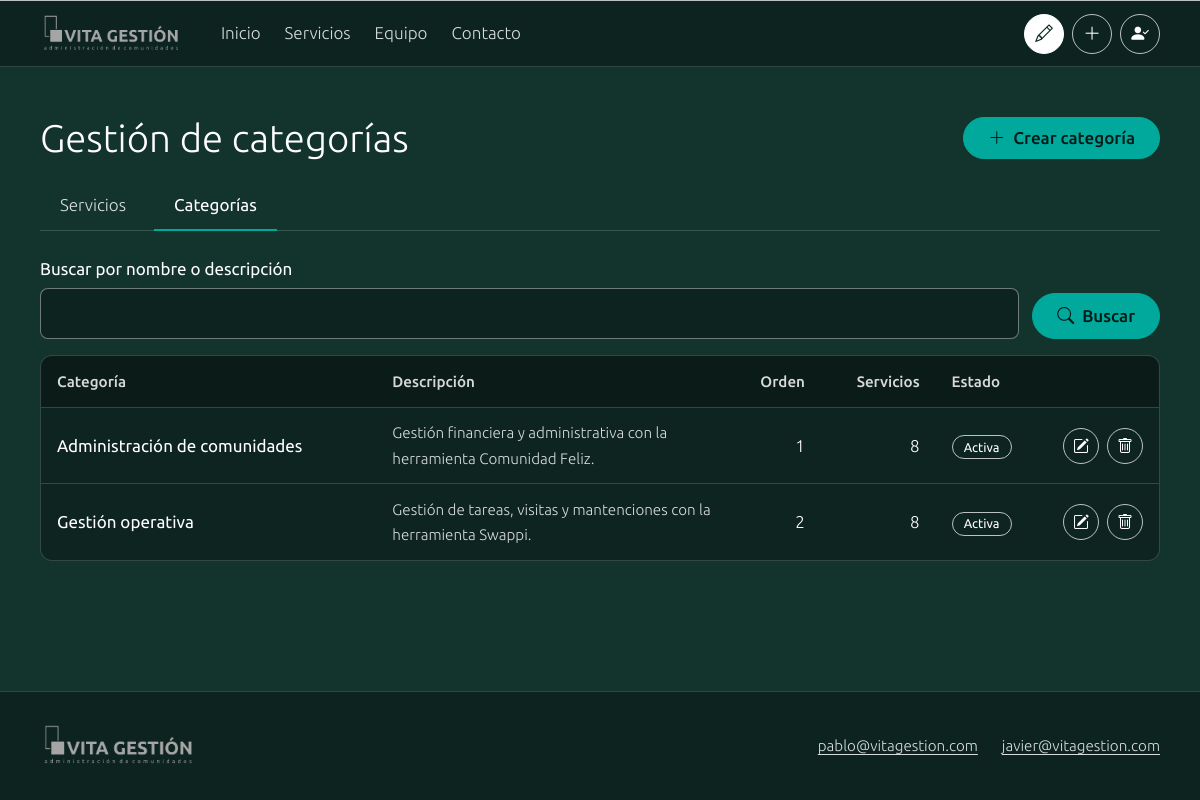
The page /panel/categorias/ (signed in) on the database its author committed.
### servicios/models.py (models this page shows, shortened)
class Categoria(models.Model):
    nombre = models.CharField('nombre', max_length=100, unique=True)
    descripcion = models.TextField('descripción', max_length=500)
    orden = models.PositiveIntegerField('orden', default=0)
    activa = models.BooleanField('activa', default=True)
    class Meta:
        verbose_name = 'categoría'
        verbose_name_plural = 'categorías'
        ordering = ['orden', 'nombre']

### servicios/views.py (the view)
# urls.py: path('panel/categorias/', views.CategoriaListaView.as_view(), name='panel_categorias'),
class CategoriaListaView(PanelMixin, ListView):
    permission_required = 'servicios.view_categoria'
    template_name = 'servicios/panel_categorias.html'
    context_object_name = 'categorias'
    seccion = 'categorias'
    def get_queryset(self):
        queryset = Categoria.objects.annotate(num_servicios=Count('servicios'))
        return buscar(queryset, self.request.GET.get('q', ''), textos_categoria)
    def get_context_data(self, **kwargs):
        contexto = super().get_context_data(**kwargs)
        contexto['q'] = self.request.GET.get('q', '').strip()
        return contexto

### servicios/views.py (called while the page is built, shortened)
def normalizar(texto):
    descompuesto = unicodedata.normalize('NFD', texto or '')
    sin_tildes = ''.join(c for c in descompuesto if unicodedata.category(c) != 'Mn')
    return sin_tildes.casefold()

def buscar(queryset, texto, textos_de):
    consulta = normalizar(texto.strip())
    if not consulta:
        return queryset

    def get_context_data(self, **kwargs):
        contexto = super().get_context_data(**kwargs)
        contexto['seccion'] = self.seccion
        return contexto

### templates/servicios/panel_categorias.html (shortened to what this page needs)
{% extends 'base.html' %}
{% block contenido %}
<div class="contenedor panel">
  <div class="panel-titulo">
    <h1>Gestión de categorías</h1>
    {% if perms.servicios.add_categoria %}
    <a class="btn btn-primario" href="{% url 'servicios:categoria_crear' %}">
      <i class="bi bi-plus-lg" aria-hidden="true"></i> Crear categoría
    </a>
    {% endif %}
  </div>
  {% include 'servicios/_pestanas.html' %}
  <form class="buscador" method="get" role="search">
    <div class="campo-grupo crece">
      <label for="q">Buscar por nombre o descripción</label>
      <input type="search" id="q" name="q" value="{{ q }}">
    </div>
    <button type="submit" class="btn btn-primario"><i class="bi bi-search" aria-hidden="true"></i> Buscar</button>
  </form>
  {% if categorias %}
  <div class="tabla-scroll">
    <table class="tabla">
      <thead>
        <tr>
          <th scope="col">Categoría</th>
          <th scope="col">Descripción</th>
          <th scope="col" class="num">Orden</th>
          <th scope="col" class="num">Servicios</th>
          <th scope="col">Estado</th>
          <th scope="col" class="col-acciones"><span class="visualmente-oculto">Acciones</span></th>
        </tr>
      </thead>
      <tbody>
        {% for categoria in categorias %}
        <tr>
          <th scope="row">{{ categoria.nombre }}</th>
          <td class="descripcion">{{ categoria.descripcion }}</td>
          <td class="num">{{ categoria.orden }}</td>
          <td class="num">{{ categoria.num_servicios }}</td>
          <td>{% if categoria.activa %}<span class="etiqueta">Activa</span>{% else %}<span class="etiqueta inactivo">Inactiva</span>{% endif %}</td>
          <td class="col-acciones">
            <div class="acciones-fila">
              {% if perms.servicios.change_categoria %}
              <a class="btn-icono" href="{% url 'servicios:categoria_editar' categoria.pk %}"
                 aria-label="Editar la categoría {{ categoria.nombre }}" title="Editar">
                <i class="bi bi-pencil-square" aria-hidden="true"></i>
              </a>
              {% endif %}
              {% if perms.servicios.delete_categoria %}
              <a class="btn-icono peligro" href="{% url 'servicios:categoria_eliminar' categoria.pk %}"
                 aria-label="Eliminar la categoría {{ categoria.nombre }}" title="Eliminar">
                <i class="bi bi-trash" aria-hidden="true"></i>
              </a>
              {% endif %}
            </div>
          </td>
        </tr>
        {% endfor %}
      </tbody>
    </table>
  </div>
  {% endif %}
</div>
{% endblock %}

### static/css/vita.css (style rules this page uses)
:root { --fondo: #13332d; --fondo-profundo: #0c231f; --teal: #01a99c; --teal-claro: #5fe3d6; --verde-medio: #007f76; --verde-oscuro: #01534d; --verde-casi-negro: #002a28; --gris-logo: #a0a0a0; --texto: #ffffff; --texto-suave: rgba(255, 255, 255, .84); --linea: rgba(255, 255, 255, .72); --linea-suave: rgba(255, 255, 255, .16); --superficie: rgba(0, 0, 0, .28); --peligro: #ffb4ab; --peligro-fondo: #8c1d18; --degradado-portada: linear-gradient(90deg, #01a99c 0%, #00988c 10%, #007f76 25%, #01534d 50%, #002a28 75%, #011110 90%, #000 100%); --degradado-contenido: linear-gradient(90deg, #000 0%, #011110 14%, #002a28 38%, #01534d 62%, #007f76 82%, #01a99c 100%); --margen: clamp(1rem, 4vw, 2rem); --ancho: 1120px; --radio: 12px; --slot: 48px; --despl: var(--slot); }
body.con-crear { --despl: calc(var(--slot) * 2); }
*, *::before, *::after { box-sizing: border-box; }
html { scroll-behavior: smooth; -webkit-text-size-adjust: 100%; }
body { margin: 0; min-height: 100vh; display: flex; flex-direction: column; background: var(--fondo); color: var(--texto); font-family: "Ubuntu", system-ui, -apple-system, "Segoe UI", Roboto, sans-serif; font-weight: 300; font-size: 1.0625rem; line-height: 1.65; }
a { color: var(--teal-claro); text-underline-offset: .2em; }
h1, h2, h3 { margin: 0 0 .6em; line-height: 1.2; font-weight: 300; }
h1 { font-size: clamp(2rem, 4.6vw, 3.4rem); }
.contenedor { width: min(var(--ancho), 100% - 2 * var(--margen)); margin-inline: auto; }
.btn { display: inline-flex; align-items: center; justify-content: center; gap: .5rem; padding: .6rem 1.5rem; border: 1px solid var(--linea); border-radius: 999px; background: transparent; color: #fff; font: inherit; font-weight: 400; line-height: 1.2; text-decoration: none; cursor: pointer; transition: background-color .15s, color .15s, border-color .15s; }
.btn-primario { background: var(--teal); border-color: var(--teal); color: #001a17; font-weight: 500; }
.btn-icono { display: inline-flex; align-items: center; justify-content: center; width: 40px; height: 40px; flex: none; border: 1px solid var(--linea); border-radius: 50%; background: transparent; color: #fff; font-size: 1.1rem; line-height: 1; text-decoration: none; cursor: pointer; transition: background-color .15s, color .15s, border-color .15s; }
.buscador { display: flex; flex-wrap: wrap; align-items: flex-end; gap: .85rem; margin: 1.5rem 0 1rem; }
.buscador .btn { min-height: 2.9rem; }
.buscador .campo-grupo { margin: 0; }
.buscador .campo-grupo.crece { flex: 1 1 16rem; }
.etiqueta { display: inline-flex; align-items: center; gap: .3rem; padding: .1rem .7rem; margin-left: .5rem; border: 1px solid var(--linea); border-radius: 999px; font-size: .8rem; font-weight: 400; line-height: 1.5; vertical-align: middle; white-space: nowrap; }
.panel { padding-block: clamp(1.5rem, 4vw, 3rem) clamp(3rem, 6vw, 5rem); }
.panel-titulo { display: flex; flex-wrap: wrap; align-items: center; justify-content: space-between; gap: 1rem; margin-bottom: 1.25rem; }
.panel-titulo h1 { margin: 0; font-size: clamp(1.7rem, 3.4vw, 2.4rem); }
.tabla-scroll { overflow-x: auto; border: 1px solid var(--linea-suave); border-radius: var(--radio); background: var(--superficie); }
.tabla { width: 100%; border-collapse: collapse; min-width: 38rem; }
.tabla th, .tabla td { padding: .8rem 1rem; text-align: left; vertical-align: middle; border-bottom: 1px solid var(--linea-suave); }
.tabla thead th { font-weight: 500; font-size: .95rem; color: var(--texto-suave); background: rgba(0, 0, 0, .25); }
.tabla tbody tr:last-child > * { border-bottom: 0; }
.tabla tbody th { font-weight: 400; }
.tabla .etiqueta { margin-left: 0; }
.tabla td.num, .tabla th.num { text-align: right; }
.tabla .col-acciones { width: 1%; white-space: nowrap; }
.acciones-fila { display: flex; gap: .5rem; justify-content: flex-end; }
.acciones-fila .btn-icono { width: 36px; height: 36px; font-size: 1rem; }
.tabla .descripcion { color: var(--texto-suave); font-size: .95rem; max-width: 34ch; }
.campo-grupo { margin-bottom: 1.25rem; }
.campo-grupo label { display: block; margin-bottom: .35rem; font-weight: 400; }
input[type="text"], input[type="search"], input[type="number"], select, textarea, .campo { width: 100%; padding: .65rem .85rem; background: var(--fondo-profundo); color: #fff; border: 1px solid rgba(255, 255, 255, .4); border-radius: 8px; font: inherit; font-weight: 300; color-scheme: dark; }
input[type="search"], input[type="text"], input[type="number"], select { min-height: 2.9rem; }

### rows shown on the page
Categoria: nombre "Administración de comunidades", descripcion "Gestión financiera y administrativa con la herramienta Comunidad Feliz.", orden "1", num_servicios "8", activa "Activa"
Categoria: nombre "Gestión operativa", descripcion "Gestión de tareas, visitas y mantenciones con la herramienta Swappi.", orden "2", num_servicios "8", activa "Activa"
